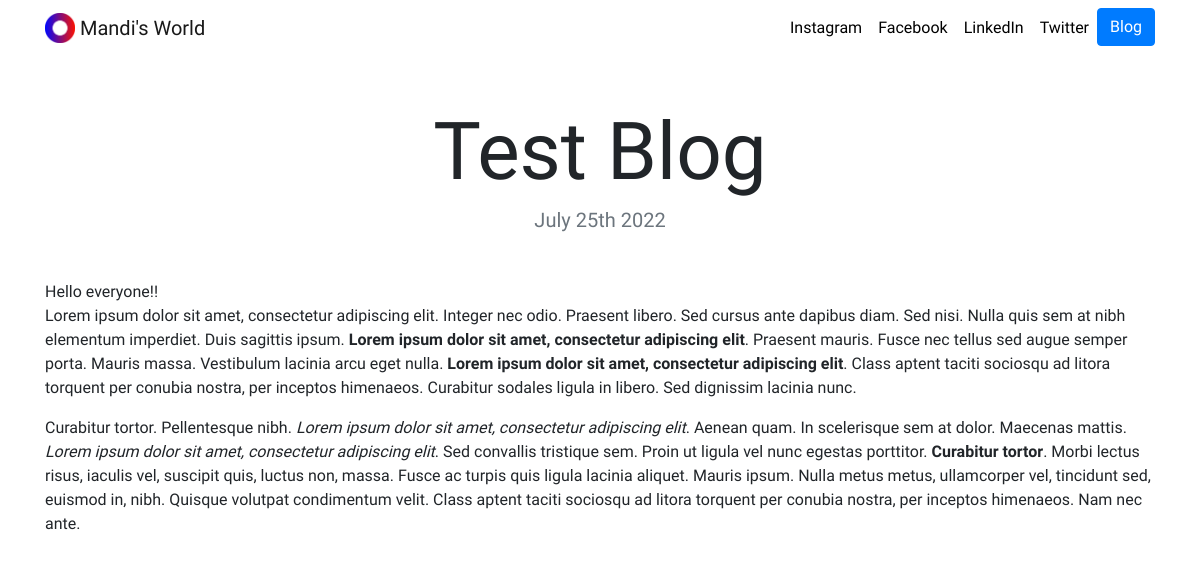
/blog/5/, run on the app's committed database.
### blog/models.py (models this page shows, shortened)
class Blog(models.Model):
    title = models.CharField(max_length=200)  # properties
    description = models.TextField()
    date = models.DateField()

### blog/views.py (the view)
# urls.py: path('<int:blog_id>/', views.detail, name='detail'),  # Show blog posts
def detail(request, blog_id):
    blog = get_object_or_404(Blog, pk=blog_id)
    return render(request, 'blog/detail.html', {'blog': blog})

### blog/templates/blog/detail.html
{% extends "portfolio/base.html" %}
{% load static %}
{% block content %}
<h1 class="text-center mt-5" id="blogdetailtitle">{{ blog.title }}</h1>
<h5 class="text-center text-muted mb-5">{{ blog.date|date:'F jS Y' }}</h5>
{{ blog.description|safe }}
{% endblock %}

### portfolio/static/portfolio/custom.css (style rules this page uses)
body { font-family: 'Belleza', sans-serif; }
@media (min-width: 992px) { #blogdetailtitle { font-size: 5rem; } }

### data on the page
Blog: title "Test Blog", date "July 25th 2022", description "Hello everyone!! Lorem ipsum dolor sit amet, consectetur adipiscing elit. Integer nec odio. Praesent libero. Sed cursus ante dapibus diam. Sed nisi. Nulla quis sem at nibh elementum imperdiet. Duis sagittis ipsum. Lorem ipsum dolor sit amet, consectetur adipiscing elit . Praesent mauris. Fusce nec tellus sed augue semper porta. Mauris massa. Vestibulum lacinia arcu eget nulla. Lorem ipsum dolor sit amet, consectetur adipiscing elit . Class aptent taciti sociosqu ad litora torquent per conubia nostra, per inceptos himenaeos. Curabitur sodales ligula in libero. Sed dignissim lacinia nunc. Curabitur tortor. Pellentesque nibh. Lorem ipsum dolor sit amet, consectetur adipiscing elit . Aenean…"
